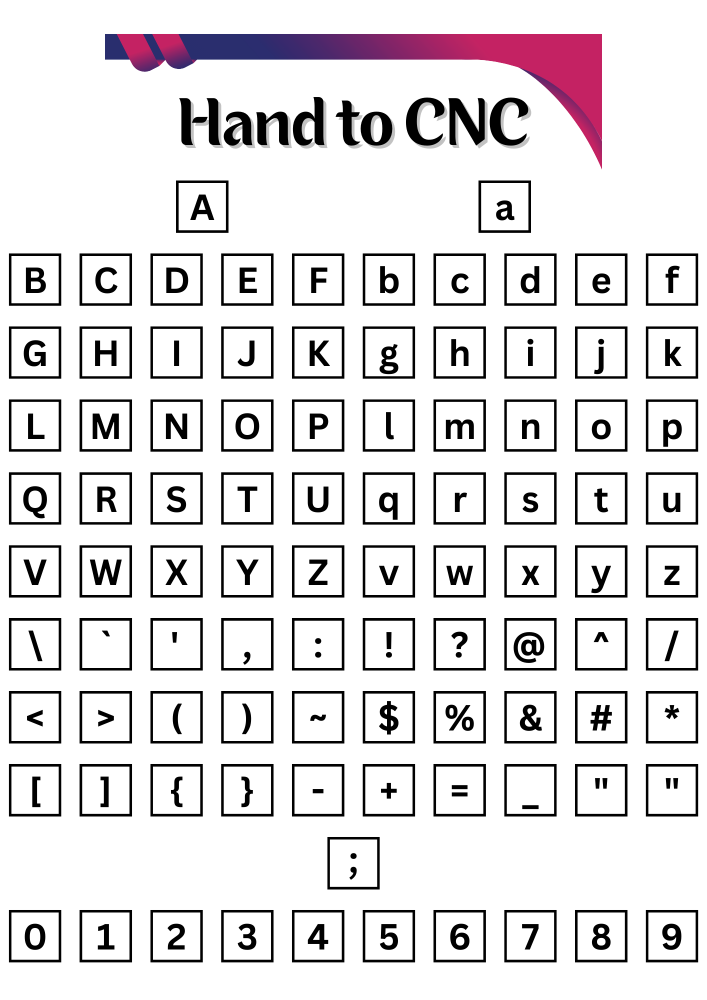
#> input picture image.png, 1414 x 2000 px (shown at 1/2 size)
$ python crop.py
#> lines starting #> are read from the running program, lines starting #| are printed output that depends on the picture; after the words box and inside, x2 and y2 are one past the last pixel; in counts of white or black regions, pixels touching at a corner belong together
import cv2
import os

def detect_and_crop_boxes(image_path, output_folder, square_size):
    # Load the image
#> called with image_path = 'image.png', output_folder = 'Images', square_size = 100
    image = cv2.imread(image_path)
#> image is the input picture: shape (2000, 1414, 3); mean B, G, R 224.5, 222.9, 225.4
    grayscale = cv2.cvtColor(image, cv2.COLOR_BGR2GRAY)
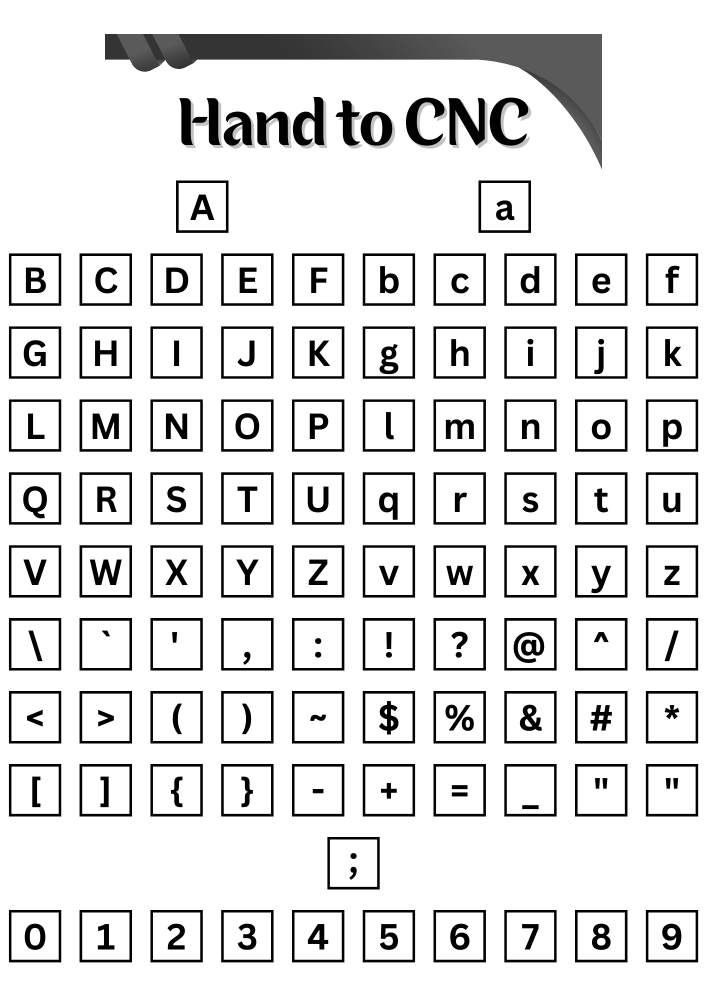
#> grayscale: shape (2000, 1414) (shown at 1/2 size); min 0, max 255, mean 223.8

    # Apply edge detection to emphasize boundaries
    edges = cv2.Canny(grayscale, 50, 150)
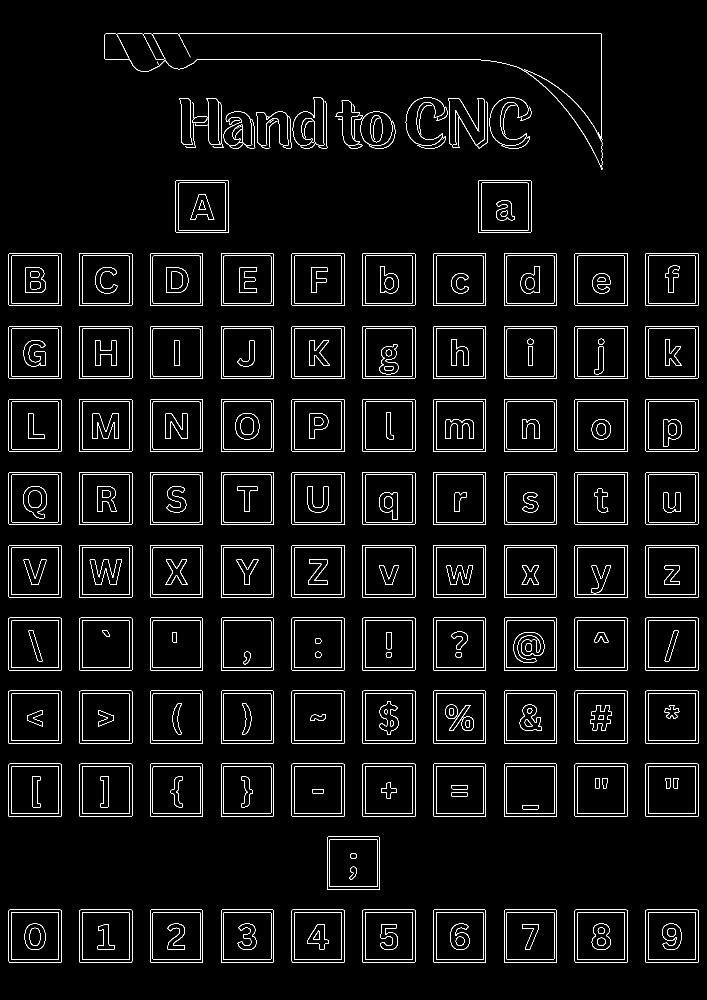
#> edges: shape (2000, 1414) (shown at 1/2 size); 3.6% white in thin lines or dots

    # Find contours in the edge image
    contours, _ = cv2.findContours(edges, cv2.RETR_EXTERNAL, cv2.CHAIN_APPROX_SIMPLE)
#> contours = 140 contours, 32 with area under 20; largest, box (x1, y1, x2, y2) and area: (1291, 1235, 1397, 1342) 11124, (1149, 1235, 1255, 1342) 11124, (1008, 1235, 1114, 1342) 11124, (725, 1235, 831, 1342) 11124, (17, 1235, 123, 1342) 11124

    # Create the output folder if it doesn't exist
    os.makedirs(output_folder, exist_ok=True)

    # Crop and save each detected square box
    for i, contour in enumerate(contours):
        # Approximate the contour to a polygon
        epsilon = 0.03 * cv2.arcLength(contour, True)
        approx = cv2.approxPolyDP(contour, epsilon, True)

        # Skip non-quadrilateral contours
        if len(approx) != 4:
            continue

        # Sort the vertices in a clockwise order
        box = cv2.boundingRect(approx.reshape(-1, 2))
        (x, y, w, h) = box
        if w < h:
            (x, y, w, h) = (x, y, h, h)
        else:
            (x, y, w, h) = (x, y, w, w)

        # Skip small or non-square boxes
        aspect_ratio = w / float(h)
        if w < 50 or h < 50 or aspect_ratio < 0.9 or aspect_ratio > 1.1:
            continue

        # Determine the size of the square region to crop
        size = min(w, h)

        # Calculate the cropping region
        x_center = x + w // 2
        y_center = y + h // 2
        half_size = size // 2
        x_min = x_center - half_size
        y_min = y_center - half_size
        x_max = x_center + half_size
        y_max = y_center + half_size

        # Crop the square region from the original image
        cropped_box = image[y_min:y_max, x_min:x_max]

        # Resize the cropped image to the desired square size
        cropped_box = cv2.resize(cropped_box, (square_size, square_size))

        # Save the cropped box as a separate image
        output_path = os.path.join(output_folder, f'box_{i}.png')
        cv2.imwrite(output_path, cropped_box)
#> this loop made 140 passes
#> (epsilon, approx, box, x, y, size) on passes 1 to 6: (12.56, [[1291, 1820], [1291, 1924], [1396, 1924], [1396, 1820]], (1291, 1820, 106, 105), 1291, 1820, 106), (12.53, [[1151, 1819], [1150, 1924], [1254, 1924], [1254, 1820]], (1150, 1819, 105, 106), 1150, 1819, 106), (12.56, [[1008, 1820], [1008, 1924], [1113, 1924], [1113, 1820]], (1008, 1820, 106, 105), 1008, 1820, 106), (12.53, [[868, 1819], [867, 1924], [971, 1924], [971, 1820]], (867, 1819, 105, 106), 867, 1819, 106), (12.55, [[725, 1820], [725, 1924], [830, 1923], [830, 1820]], (725, 1820, 106, 105), 725, 1820, 106), (12.53, [[585, 1819], [584, 1924], [688, 1924], [688, 1820]], (584, 1819, 105, 106), 584, 1819, 106)
#> (epsilon, approx, x, y, size, x_center) on passes 13, 15, 17, 18, 19, 20: (12.53, [[1151, 1527], [1149, 1631], [1254, 1632], [1254, 1528]], 1149, 1527, 106, 1202), (12.53, [[868, 1527], [866, 1631], [971, 1632], [971, 1528]], 866, 1527, 106, 919), (12.53, [[585, 1527], [583, 1631], [688, 1632], [688, 1528]], 583, 1527, 106, 636), (12.53, [[442, 1528], [442, 1632], [547, 1631], [545, 1527]], 442, 1527, 106, 495), (12.53, [[302, 1527], [300, 1631], [405, 1632], [405, 1528]], 300, 1527, 106, 353), (12.53, [[159, 1528], [159, 1632], [264, 1631], [262, 1527]], 159, 1527, 106, 212)
#> pass 1, in detect_and_crop_boxes, `cropped_box = image[y_min:y_max, x_min:x_max]`:
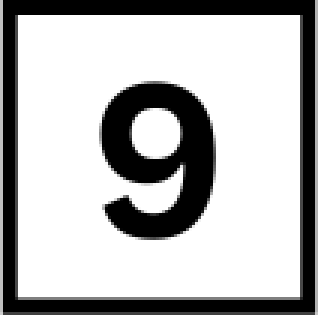
#> cropped_box: shape (106, 106, 3) (shown 3 times larger); min 0, max 255, mean 182
#> pass 1, in detect_and_crop_boxes, `cropped_box = cv2.resize(cropped_box, (square_size, square_size))`:
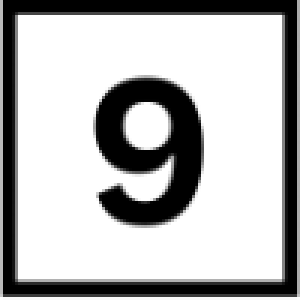
#> cropped_box: shape (100, 100, 3) (shown 3 times larger); min 0, max 255, mean 182.1
#> pass 2, in detect_and_crop_boxes, `cropped_box = image[y_min:y_max, x_min:x_max]`:
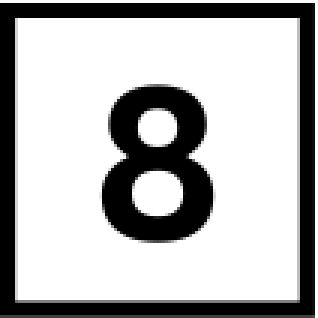
#> cropped_box: shape (106, 106, 3) (shown 3 times larger); min 0, max 255, mean 181.2
#> pass 2, in detect_and_crop_boxes, `cropped_box = cv2.resize(cropped_box, (square_size, square_size))`:
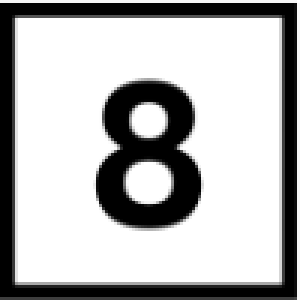
#> cropped_box: shape (100, 100, 3) (shown 3 times larger); min 0, max 255, mean 181.2

# Example usage
image_path = 'image.png'
output_folder = 'Images'
square_size = 100  # Specify the desired square size in pixels

detect_and_crop_boxes(image_path, output_folder, square_size)

$ run again, with digital.png copied over image.png
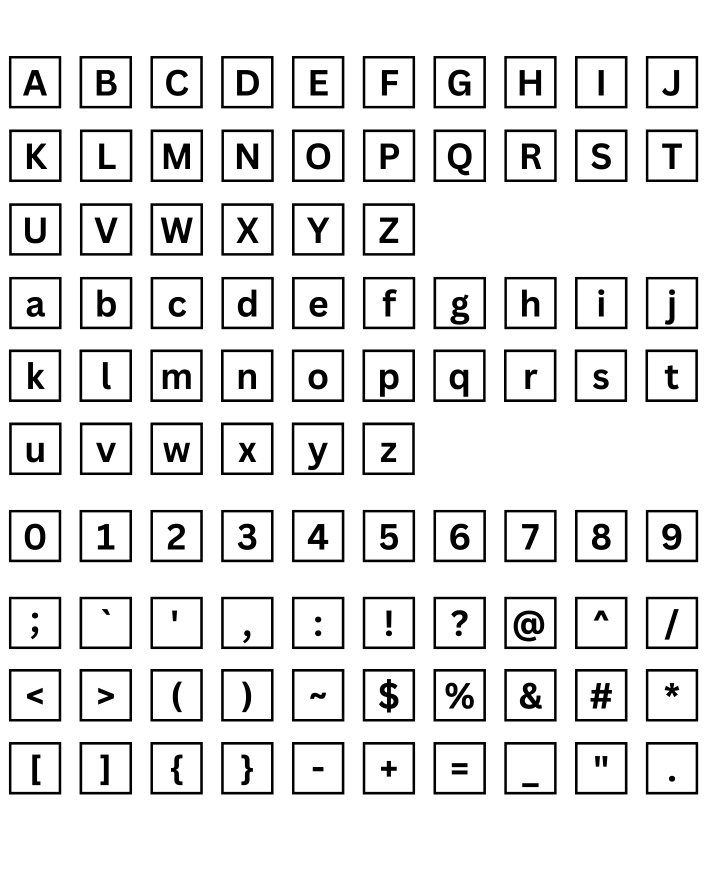
#> input picture digital.png, 1414 x 1754 px (shown at 1/2 size)
#> in detect_and_crop_boxes, image is the input picture: shape (1754, 1414, 3); min 0, max 255, mean 227.7
#> in detect_and_crop_boxes, `edges = cv2.Canny(grayscale, 50, 150)`:
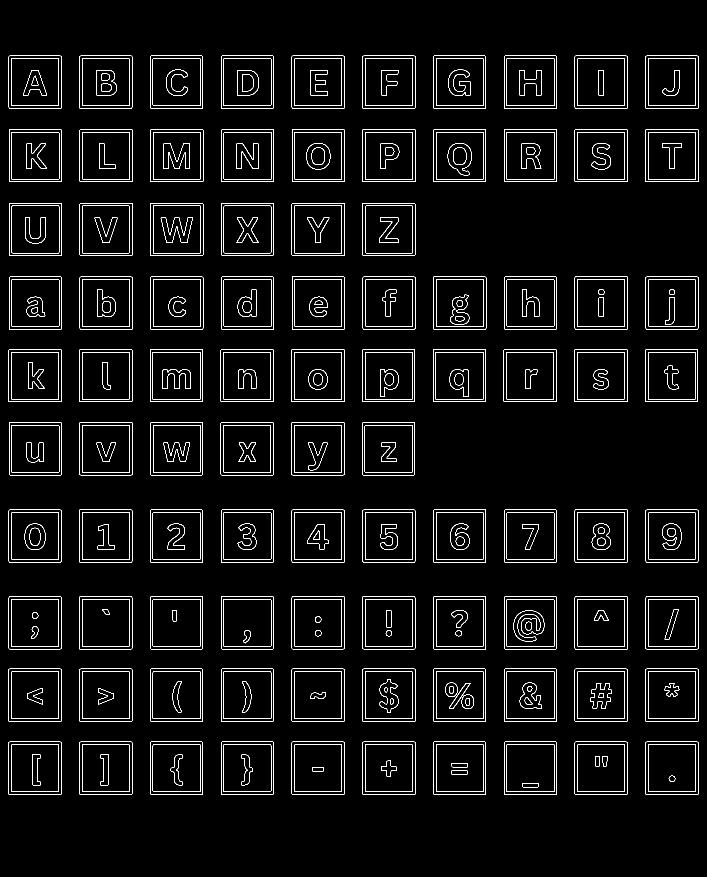
#> edges: shape (1754, 1414) (shown at 1/2 size); 3.7% white in thin lines or dots, all inside (x1, y1, x2, y2) = (17, 111, 1397, 1589)
#> contours = 92 contours; largest, box (x1, y1, x2, y2) and area: (441, 844, 548, 951) 11228, (441, 698, 548, 804) 11125, (158, 698, 265, 804) 11125, (583, 844, 689, 951) 11124, (159, 844, 265, 951) 11124
#> the loop in detect_and_crop_boxes, `for i, contour in enumerate(contours):` made 92 passes
#> (epsilon, approx, box, x, y, x_center, y_center, x_min) on passes 1 to 3: (12.56, [[1291, 1484], [1291, 1588], [1396, 1588], [1396, 1484]], (1291, 1484, 106, 105), 1291, 1484, 1344, 1537, 1291), (12.53, [[1151, 1483], [1149, 1587], [1254, 1588], [1254, 1484]], (1149, 1483, 106, 106), 1149, 1483, 1202, 1536, 1149), (12.56, [[1008, 1484], [1008, 1588], [1113, 1588], [1113, 1484]], (1008, 1484, 106, 105), 1008, 1484, 1061, 1537, 1008)
#> pass 2, in detect_and_crop_boxes, `cropped_box = cv2.resize(cropped_box, (square_size, square_size))`:
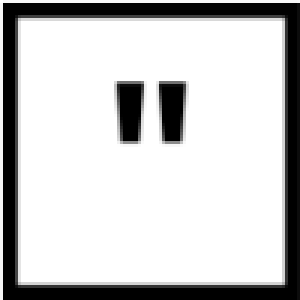
#> cropped_box: shape (100, 100, 3) (shown 3 times larger); min 0, max 255, mean 199.9

$ run again, with hand.png copied over image.png
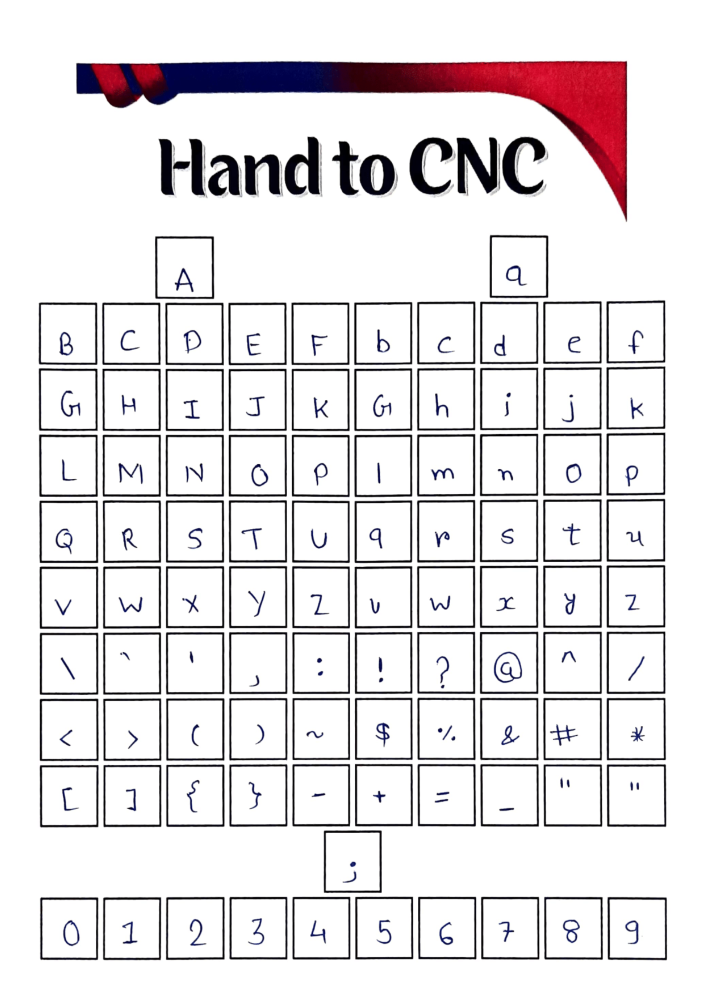
#> input picture hand.png, 1414 x 2000 px (shown at 1/2 size)
#> in detect_and_crop_boxes, image is the input picture: shape (2000, 1414, 3); mean B, G, R 227.9, 226, 229.4
#> in detect_and_crop_boxes, `edges = cv2.Canny(grayscale, 50, 150)`:
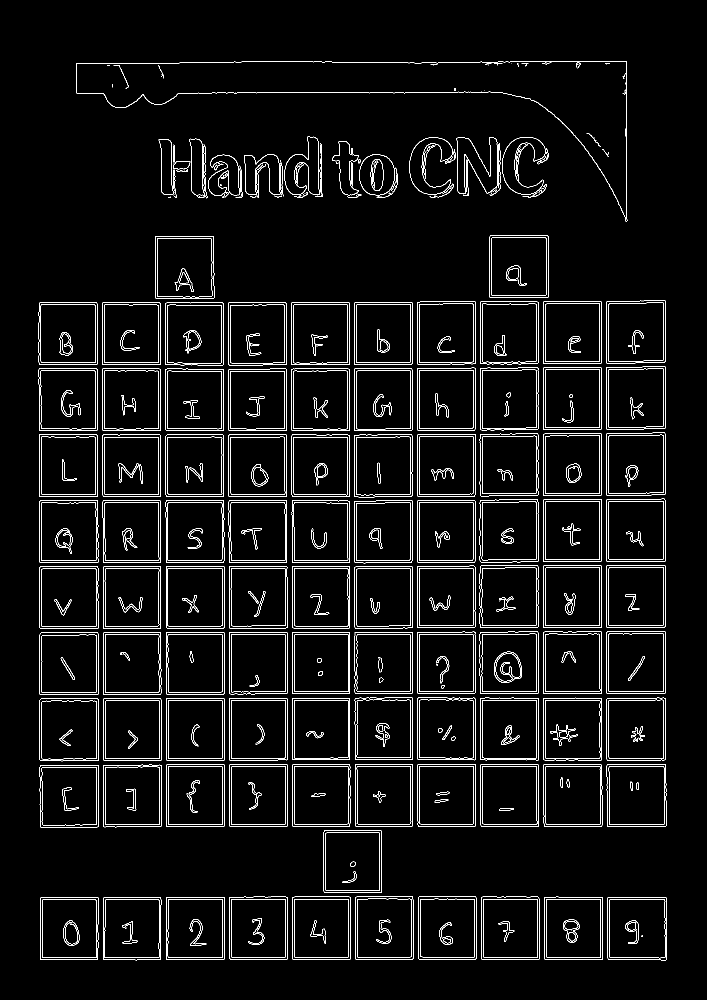
#> edges: shape (2000, 1414) (shown at 1/2 size); 4% white in thin lines or dots, all inside (x1, y1, x2, y2) = (77, 122, 1334, 1921)
#> contours = 214 contours, 100 with area under 20; largest, box (x1, y1, x2, y2) and area: (1215, 1794, 1334, 1921) 14734, (310, 472, 429, 598) 14634, (1213, 1528, 1333, 1654) 14622, (1213, 997, 1331, 1124) 14611, (1213, 1395, 1332, 1521) 14600
#> the loop in detect_and_crop_boxes, `for i, contour in enumerate(contours):` made 214 passes
#> (epsilon, approx, box, x, y, size) on passes 1 to 3: (14.52, [[1216, 1794], [1216, 1918], [1333, 1919], [1333, 1796]], (1216, 1794, 118, 126), 1216, 1794, 126), (14.55, [[332, 1795], [332, 1919], [448, 1918], [448, 1794]], (332, 1794, 117, 126), 332, 1794, 126), (14.42, [[207, 1795], [206, 1918], [321, 1919], [321, 1794]], (206, 1794, 116, 126), 206, 1794, 126)
#> pass 2, in detect_and_crop_boxes, `cropped_box = cv2.resize(cropped_box, (square_size, square_size))`:
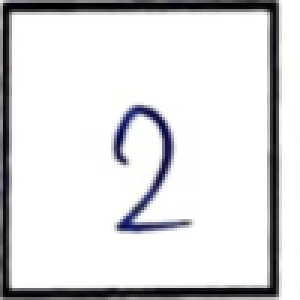
#> cropped_box: shape (100, 100, 3) (shown 3 times larger); mean B, G, R 222.3, 220.7, 220.8
